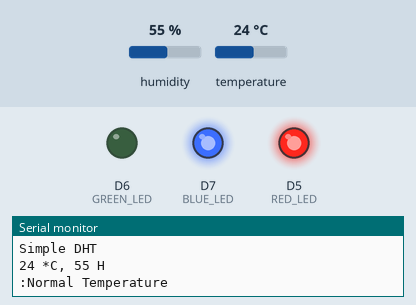
This program was run on a simulated ESP8266 (NodeMCU). Parts: output pins drawn as LEDs (lit = HIGH), the last lines printed to the serial monitor. The test bench sets the inputs (shaded band); at power-on: temperature 24 °C, humidity 55 %.

Above: at 6.2 s.
6.3 s: temperature set to 21 °C
11.9 s: temperature set to 18 °C
At 16.3 s:
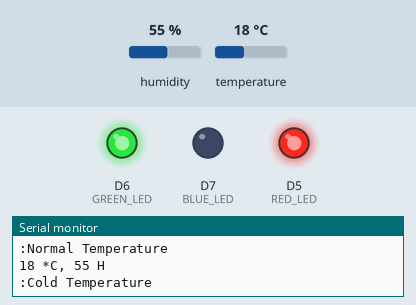
17.5 s: temperature set to 33 °C
At 21.0 s:
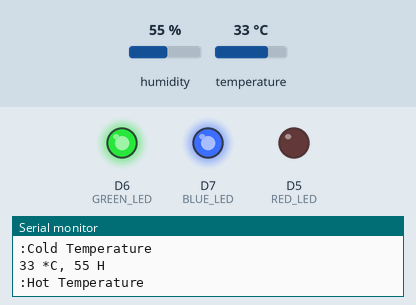
23.1 s: temperature set to 31 °C
28.7 s: temperature set to 28 °C
At 31.5 s:
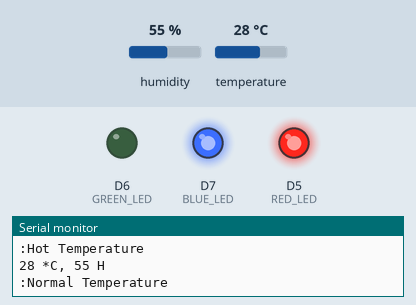
34.3 s: temperature set to 12 °C
At 36.2 s:
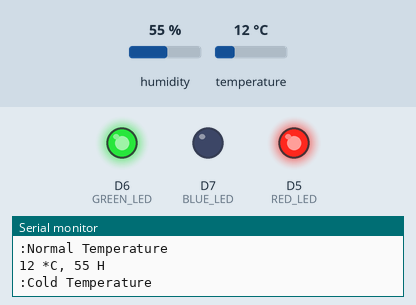
Timing chart, 0 to 37.7 s (numbered marks = the images above; inputs shaded):
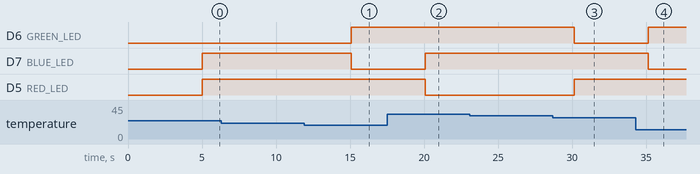

The program:

main.cpp
```cpp
#include <Arduino.h>
#include <SimpleDHT.h>

#define RED_LED D5
#define GREEN_LED D6
#define BLUE_LED D7

#define pinDHT 7

byte temperature = 0;
byte humidity = 0;

SimpleDHT11 dht11(D1);

void TemperatureHumidity()
{
  int err = SimpleDHTErrSuccess;

  if ((err = dht11.read(&temperature, &humidity, NULL)) != SimpleDHTErrSuccess)
  {
    Serial.print("Failed to read from DHT sensor, err=");
    Serial.println(err);
    delay(1000);
    return;
  }

  Serial.print((int)temperature);
  Serial.print(" *C, ");
  Serial.print((int)humidity);
  Serial.println(" H");

  if ((int)temperature >= 30)
  {
    digitalWrite(RED_LED, LOW);
    digitalWrite(GREEN_LED, HIGH);
    digitalWrite(BLUE_LED, HIGH);
    Serial.println(":Hot Temperature");
  }
  else if ((int)temperature >= 20)
  {
    digitalWrite(RED_LED, HIGH);
    digitalWrite(GREEN_LED, LOW);
    digitalWrite(BLUE_LED, HIGH);
    Serial.println(":Normal Temperature");
  }
  else
  {
    digitalWrite(RED_LED, HIGH);
    digitalWrite(GREEN_LED, HIGH);
    digitalWrite(BLUE_LED, LOW);
    Serial.println(":Cold Temperature");
  }

  delay(5000);
}

void setup()
{
  Serial.begin(115200);
  Serial.println("Simple DHT");
  pinMode(RED_LED, OUTPUT);
  pinMode(GREEN_LED, OUTPUT);
  pinMode(BLUE_LED, OUTPUT);
  delay(5000);
}

void loop()
{
  TemperatureHumidity();
}
```

Measured:
- the behaviour switches between 20 and 19 °C on temperature (found by bisection; images 0 and 1)
- the behaviour switches between 30 and 29 °C on temperature (found by bisection; images 2 and 3)
- after the input at 11.9 s, D6 (GREEN_LED): LOW → HIGH after 3.2 s; D7 (BLUE_LED): HIGH → LOW after 3.2 s
- after the input at 17.5 s, D7 (BLUE_LED): LOW → HIGH after 2.6 s; D5 (RED_LED): HIGH → LOW after 2.6 s
- after the input at 28.7 s, D6 (GREEN_LED): HIGH → LOW after 1.4 s; D5 (RED_LED): LOW → HIGH after 1.4 s
- after the input at 34.3 s, D6 (GREEN_LED): LOW → HIGH after 0.86 s; D7 (BLUE_LED): HIGH → LOW after 0.86 s
